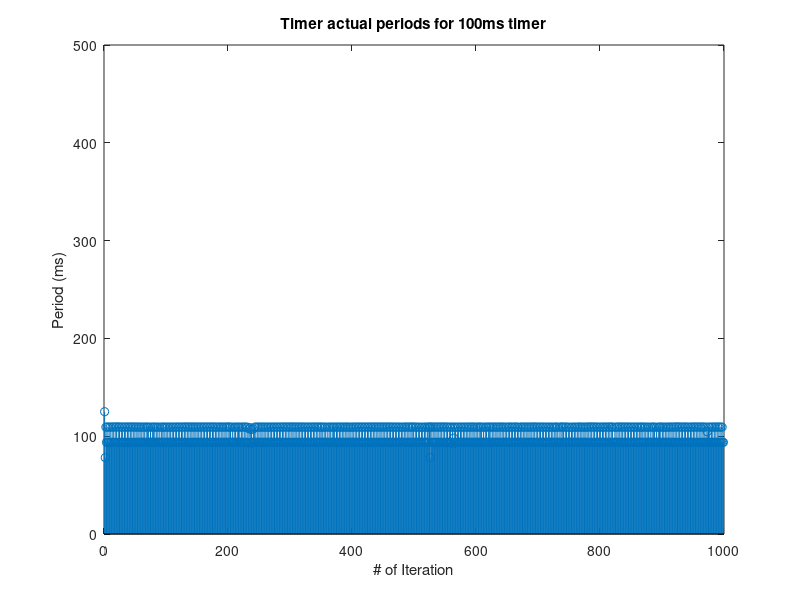
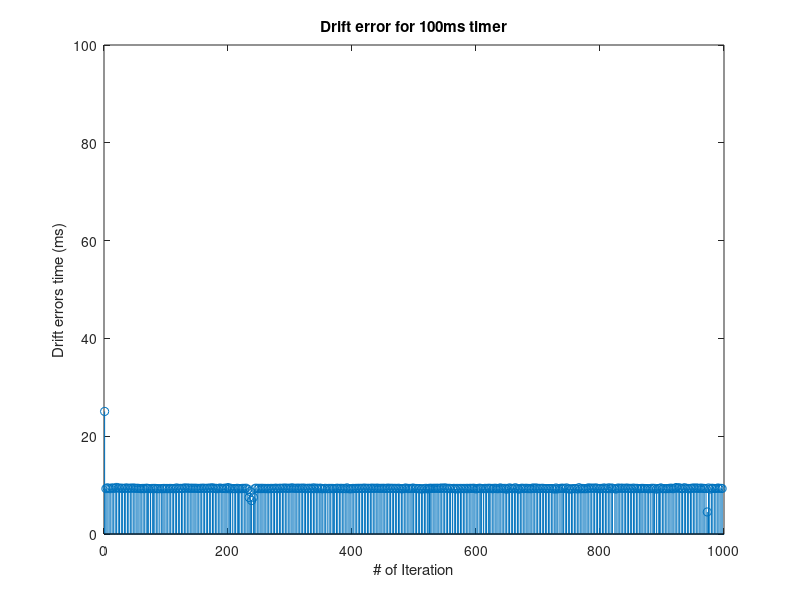

Source code (MATLAB) for these figures, in order:
% This script created to plot the simulation data for ms timer

% Author: Tzouvaras Evangelos
% Email: tzouevan@ece.auth.gr

%% Clear variables and command window
clear;
clc;

%% Load the data from .txt file
periods = load('Periods_measurement.txt')/1000;
drift_errors = load('Drift_error.txt')/1000;

%% Plot data period
for i=1:length(periods)
    num_iterations(i) = i;
end

figure;
stem(num_iterations, periods);
xlabel('# of Iteration'); 
ylabel('Period (ms)');
ylim([0 500]);
title('Timer actual periods for 100ms timer');

%% Plot drift error
for i=1:length(drift_errors)
    num_iterations(i) = i;
end
figure;
stem(num_iterations, drift_errors);
xlabel('# of Iteration'); 
ylabel('Drift errors time (ms)');
ylim([0 100]);
title('Drift error for 100ms timer');

%% Calculate the mean values
mean_period = mean(periods);
mean_drift_error = mean(drift_errors);
fprintf('\n\n=============================================================');
fprintf('\nMean Period(ms):%d', mean_period);
fprintf('\nMean Drift Error(ms):%d', mean_drift_error);
fprintf('\n=============================================================');

